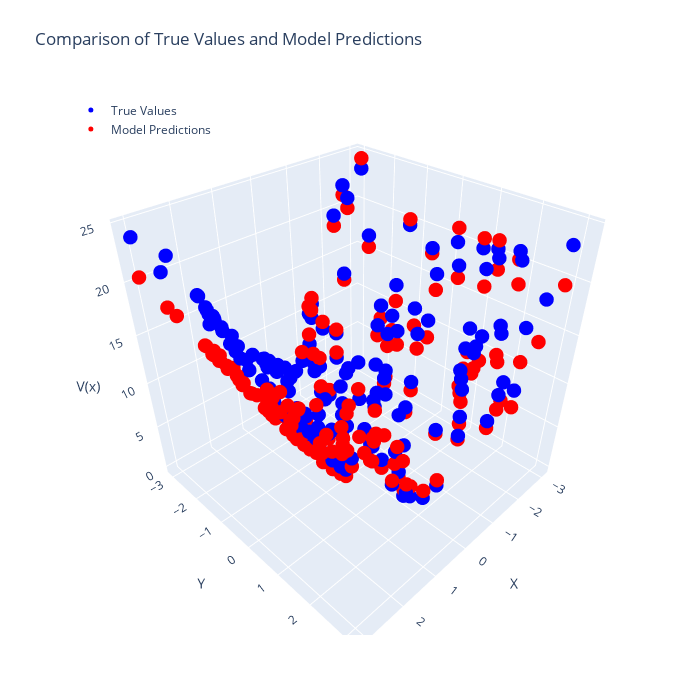

The cell this chart's notebook holds for it:
### Markdown cell above
## Energy plots

### Code cell
import plotly.graph_objects as go
import numpy as np

# Assuming your x_plot, y_plot, true_evals, and model_evals are lists or numpy arrays of 199 elements each
x_plot = np.array(x_plot)
y_plot = np.array(y_plot)
true_evals = np.array(true_evals)
model_evals = np.array(model_evals)

fig = go.Figure(data=[
    go.Scatter3d(x=x_plot, y=y_plot, z=true_evals, mode='markers', name='True Values', 
                 marker=dict(color='blue', size=5)),
    go.Scatter3d(x=x_plot, y=y_plot, z=model_evals, mode='markers', name='Model Predictions', 
                 marker=dict(color='red', size=5))
])

fig.update_layout(
    title='Comparison of True Values and Model Predictions',
    autosize=False,
    width=700,
    height=700,
    margin=dict(l=65, r=50, b=65, t=90),
    scene=dict(
        xaxis_title='X',
        yaxis_title='Y',
        zaxis_title='V(x)',
        aspectmode='cube'
    ),
    legend=dict(
        yanchor="top",
        y=0.99,
        xanchor="left",
        x=0.01
    )
)

fig.show()

### Figure 1 — Plotly figure (JSON) as saved in the notebook; plotly's stock layout.template omitted (floating-point values rounded to 4 significant figures; data arrays with more than 128 entries replaced by an {"elided": "..."} marker saying what was removed)
{"data": [{"marker": {"color": "blue", "size": 5}, "mode": "markers", "name": "True Values", "type": "scatter3d", "x": {"elided": "160 float values"}, "y": {"elided": "160 float values"}, "z": {"elided": "160 float values"}}, {"marker": {"color": "red", "size": 5}, "mode": "markers", "name": "Model Predictions", "type": "scatter3d", "x": {"elided": "160 float values"}, "y": {"elided": "160 float values"}, "z": {"elided": "160 float values"}}], "layout": {"autosize": false, "height": 700, "legend": {"x": 0.01, "xanchor": "left", "y": 0.99, "yanchor": "top"}, "margin": {"b": 65, "l": 65, "r": 50, "t": 90}, "scene": {"aspectmode": "cube", "xaxis": {"title": {"text": "X"}}, "yaxis": {"title": {"text": "Y"}}, "zaxis": {"title": {"text": "V(x)"}}}, "title": {"text": "Comparison of True Values and Model Predictions"}, "width": 700}}
